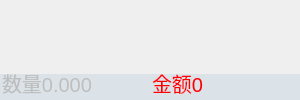
        <widget class="QFrame" name="frame_7">
         <property name="minimumSize">
          <size>
           <width>300</width>
           <height>0</height>
          </size>
         </property>
         <property name="maximumSize">
          <size>
           <width>300</width>
           <height>16777215</height>
          </size>
         </property>
         <property name="styleSheet">
          <string notr="true"/>
         </property>
         <property name="outer_stylesheet" stdset="0">
          <string>normal_view_color</string>
         </property>
         <layout class="QGridLayout" name="gridLayout_2" rowstretch="0,1">
          <property name="leftMargin">
           <number>0</number>
          </property>
          <property name="topMargin">
           <number>0</number>
          </property>
          <property name="rightMargin">
           <number>0</number>
          </property>
          <property name="bottomMargin">
           <number>0</number>
          </property>
          <property name="spacing">
           <number>0</number>
          </property>
          <item row="0" column="0">
           <widget class="QPushButton" name="pushButton">
            <property name="sizePolicy">
             <sizepolicy hsizetype="Minimum" vsizetype="Expanding">
              <horstretch>0</horstretch>
              <verstretch>0</verstretch>
             </sizepolicy>
            </property>
            <property name="minimumSize">
             <size>
              <width>100</width>
              <height>40</height>
             </size>
            </property>
            <property name="focusPolicy">
             <enum>Qt::NoFocus</enum>
            </property>
            <property name="styleSheet">
             <string notr="true">background:transparent;
border:0px;</string>
            </property>
            <property name="iconSize">
             <size>
              <width>100</width>
              <height>40</height>
             </size>
            </property>
            <property name="flat">
             <bool>false</bool>
            </property>
            <property name="outer_stylesheet" stdset="0">
             <string>pushbutton_logo</string>
            </property>
           </widget>
          </item>
          <item row="1" column="0">
           <widget class="QLineEdit" name="label_num">
            <property name="enabled">
             <bool>false</bool>
            </property>
            <property name="focusPolicy">
             <enum>Qt::NoFocus</enum>
            </property>
            <property name="styleSheet">
             <string notr="true">background:#dbe3e9;font:15pt;
border:0px;</string>
            </property>
            <property name="text">
             <string>数量0.000</string>
            </property>
            <property name="readOnly">
             <bool>true</bool>
            </property>
           </widget>
          </item>
          <item row="1" column="1">
           <widget class="QLineEdit" name="label_total">
            <property name="enabled">
             <bool>false</bool>
            </property>
            <property name="focusPolicy">
             <enum>Qt::NoFocus</enum>
            </property>
            <property name="styleSheet">
             <string notr="true">background:#dbe3e9;color:red;
font:15pt;
border:0px;</string>
            </property>
            <property name="text">
             <string>金额0</string>
            </property>
            <property name="readOnly">
             <bool>true</bool>
            </property>
           </widget>
          </item>
         </layout>
        </widget>
